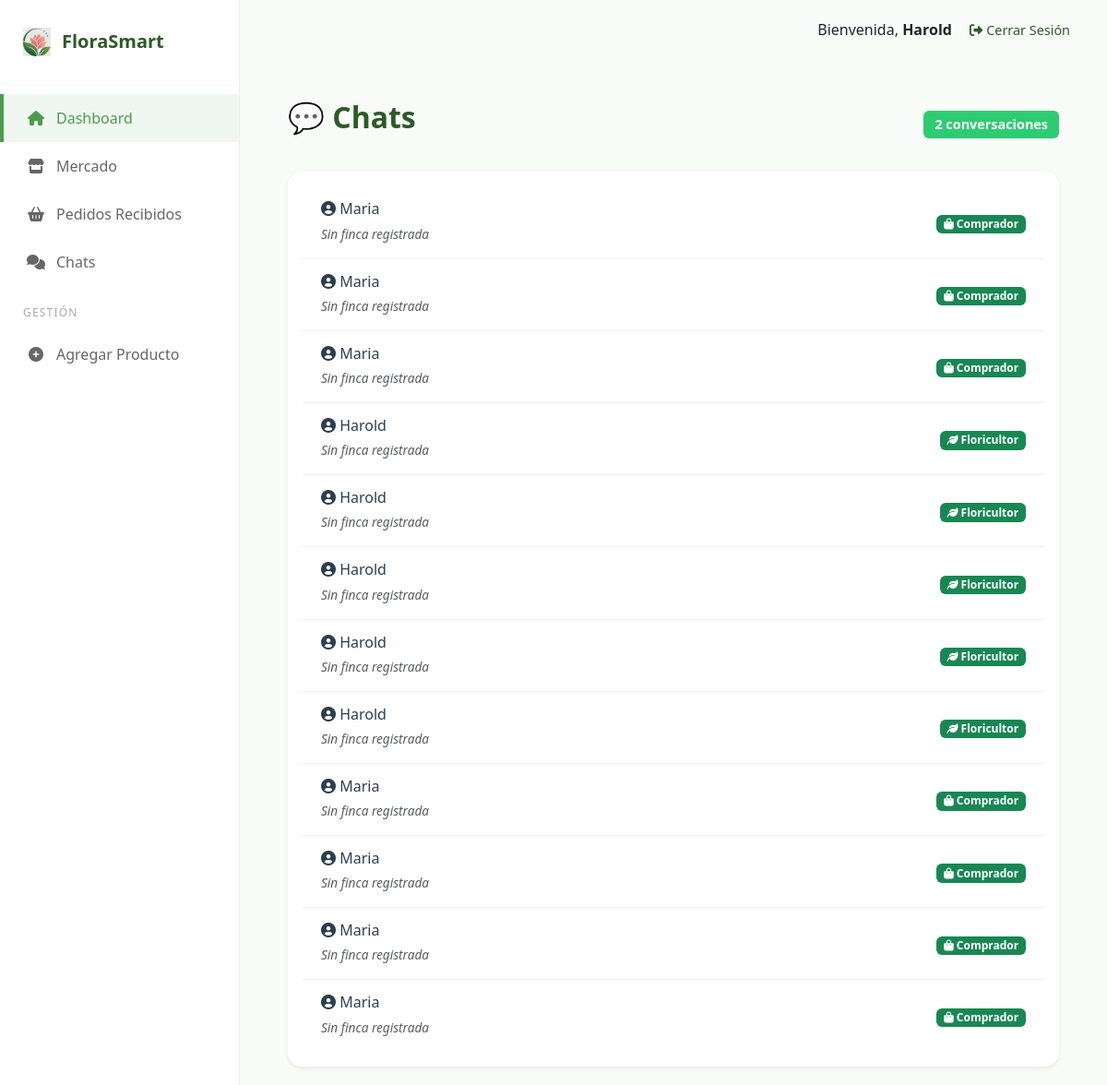
Before: /chats/ (signed in) with the older database file.
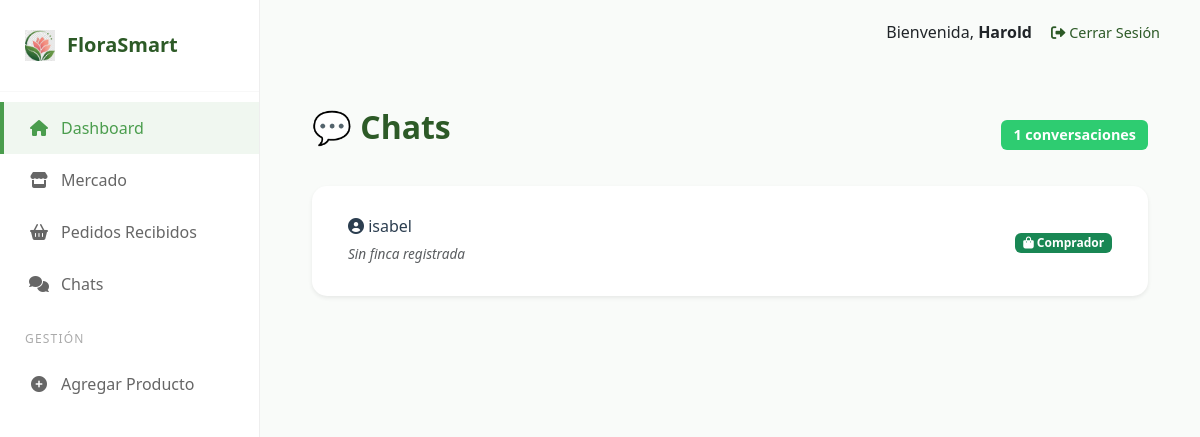
After: the same page with the newer database file.
### usuarios/models.py (models this page shows, shortened)
class Usuario(AbstractUser):
    ROLES = (
        ('floricultor', 'Floricultor / Productor'),
        ('comprador_b2b', 'Comprador Mayorista (B2B)'),
        ('comprador_b2c', 'Cliente Final (B2C)'),
    )
    email = models.EmailField(unique=True)
    rol = models.CharField(max_length=20, choices=ROLES, default='comprador_b2c')
    nombre_empresa_o_finca = models.CharField(max_length=100, blank=True, null=True)
    groups = models.ManyToManyField(
        Group,
        related_name="usuario_set",
        blank=True,
    )
    user_permissions = models.ManyToManyField(
        Permission,
        related_name="usuario_permissions_set",
        blank=True,
    )

### usuarios/views.py (the view)
# urls.py: path('chats/', views.lista_chats_view, name='lista_chats'),
@login_required
def lista_chats_view(request):
    if request.user.rol == 'floricultor':
        usuarios_chat = Usuario.objects.filter(
            mis_pedidos_realizados__producto__floricultor=request.user
        ).distinct().order_by('-mis_pedidos_realizados__fecha_pedido')
    else:
        usuarios_chat = Usuario.objects.filter(
            mis_productos__pedidos_del_producto__cliente=request.user,
            rol='floricultor'
        ).distinct().order_by('-mis_productos__pedidos_del_producto__fecha_pedido')
    contexto = {
        'usuarios': usuarios_chat,
        'titulo': 'Chats'
    }
    return render(request, 'lista_chats.html', contexto)

### templates/lista_chats.html (shortened to what this page needs)
{% extends 'base.html' %}
{% load static %}
{% block extra_css %}
    <link rel="stylesheet" href="{% static 'css/style.css' %}">
{% endblock %}
{% block content %}
<div class="container mt-4">
    <div class="d-flex justify-content-between align-items-center mb-4">
        <h2 class="fw-bold text-success">💬 {{ titulo }}</h2>
        <span class="badge bg-primary">{{ usuarios.count }} conversaciones</span>
    </div>
    <div class="card card-chats shadow-sm">
        <div class="card-body">
            {% if usuarios %}
                <div class="list-group">
                    {% for usuario in usuarios %}
                        <a href="{% url 'chat' usuario.id %}" class="list-group-item list-group-item-action chat-item">
                            <div class="d-flex align-items-center justify-content-between">
                                <div>
                                    <h6 class="mb-1">
                                        <i class="fas fa-user-circle"></i>
                                        {{ usuario.get_full_name|default:usuario.username }}
                                    </h6>
                                    <small class="text-muted">
                                        {% if usuario.nombre_empresa_o_finca %}
                                            {{ usuario.nombre_empresa_o_finca }}
                                        {% else %}
                                            <em>Sin finca registrada</em>
                                        {% endif %}
                                    </small>
                                </div>
                                <div class="text-end">
                                    <span class="badge bg-success">
                                        {% if usuario.rol == 'floricultor' %}
                                            <i class="fas fa-leaf"></i> Floricultor
                                        {% else %}
                                            <i class="fas fa-shopping-bag"></i> Comprador
                                        {% endif %}
                                    </span>
                                </div>
                            </div>
                        </a>
                    {% endfor %}
                </div>
            {% endif %}
        </div>
    </div>
</div>
{% endblock %}

### templates/base.html (shortened to what this page needs)
{% load static %}
<!DOCTYPE html>
<html lang="es">
<head>
    <link rel="stylesheet" href="{% static 'css/style.css' %}">
    <link href="https://cdn.jsdelivr.net/npm/bootstrap@5.3.0/dist/css/bootstrap.min.css" rel="stylesheet">
    <link rel="stylesheet" href="https://cdnjs.cloudflare.com/ajax/libs/font-awesome/6.0.0/css/all.min.css">
    {% block extra_css %}{% endblock %}
</head>
<body>
    <div class="market-layout">
        <aside class="market-sidebar">
            <div class="sidebar-brand">
                <img src="{% static 'images/logo.png' %}" alt="Logo FloraSmart" class="sidebar-logo">
                <a href="{% url 'home' %}" class="sidebar-brand-name">FloraSmart</a>
            </div>
            <nav class="nav-menu">
                <a href="{% url 'home' %}" class="sidebar-link active">
                    <i class="fas fa-home"></i>
                    <span>Dashboard</span>
                </a>
                <a href="{% url 'mercado' %}" class="sidebar-link">
                    <i class="fas fa-store"></i>
                    <span>Mercado</span>
                </a>
                <a href="{% url 'mis_pedidos' %}" class="sidebar-link">
                    <i class="fas fa-shopping-basket"></i>
                    <span>{% if user.rol == 'floricultor' %}Pedidos Recibidos{% else %}Mis Pedidos{% endif %}</span>
                </a>
                <a href="{% url 'lista_chats' %}" class="sidebar-link">
                    <i class="fas fa-comments"></i>
                    <span>Chats</span>
                </a>
                {% if user.rol == 'floricultor' %}
                    <div class="sidebar-section-title">Gestión</div>
                    <a href="{% url 'agregar_producto' %}" class="sidebar-link">
                        <i class="fas fa-plus-circle"></i>
                        <span>Agregar Producto</span>
                    </a>
                {% endif %}
            </nav>
        </aside>
        <main class="main-content">
            <header class="top-user-bar">
                <div class="user-info">
                    {% if user.is_authenticated %}
                        <span>Bienvenida, <strong>{{ user.username }}</strong></span>
                        <a href="{% url 'logout' %}" class="logout-link" style="margin-left: 15px; color: #2d5a27; text-decoration: none; font-size: 0.9rem;">
                            <i class="fas fa-sign-out-alt"></i> Cerrar Sesión
                        </a>
                    {% endif %}
                </div>
            </header>
            <section class="container-fluid">
                {% block content %}
                {% endblock %}
            </section>
        </main>
    </div>
</body>
</html>

Changed rows visible on the page:
no longer on one of the page's lists (row edited): Usuario: get_full_name "Harold"
no longer on this page (row edited): Usuario: get_full_name "Maria", nombre_empresa_o_finca "Sin finca registrada", rol "comprador_b2c" (drawn)
added Usuario: get_full_name "isabel", shows "Sin finca registrada", rol "comprador_b2c" (drawn)
Other visible differences:
{{ usuarios.count }}: "2" → "1"
